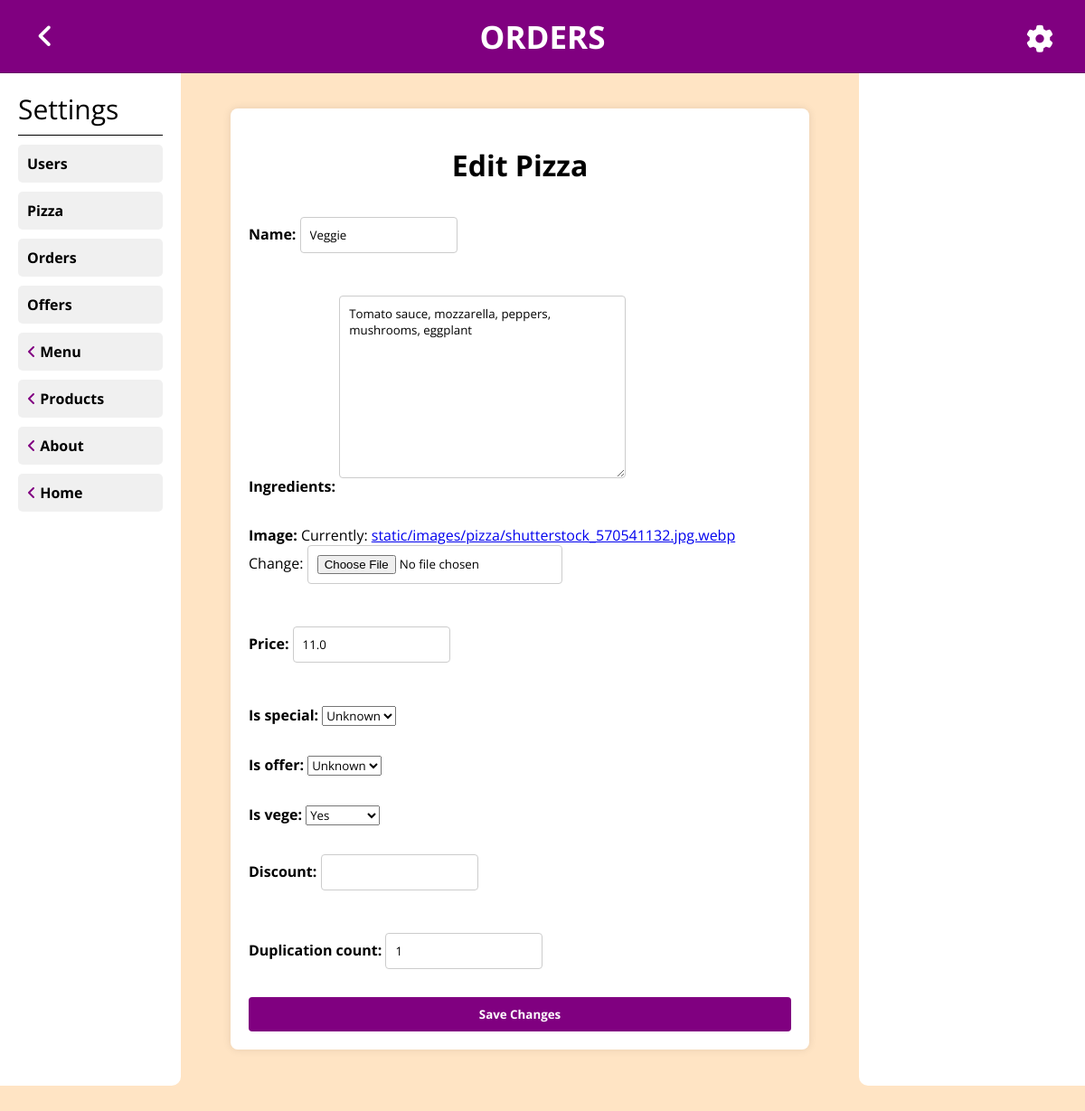
Page /pizza/edit/3/ (signed in) on the earlier database version.
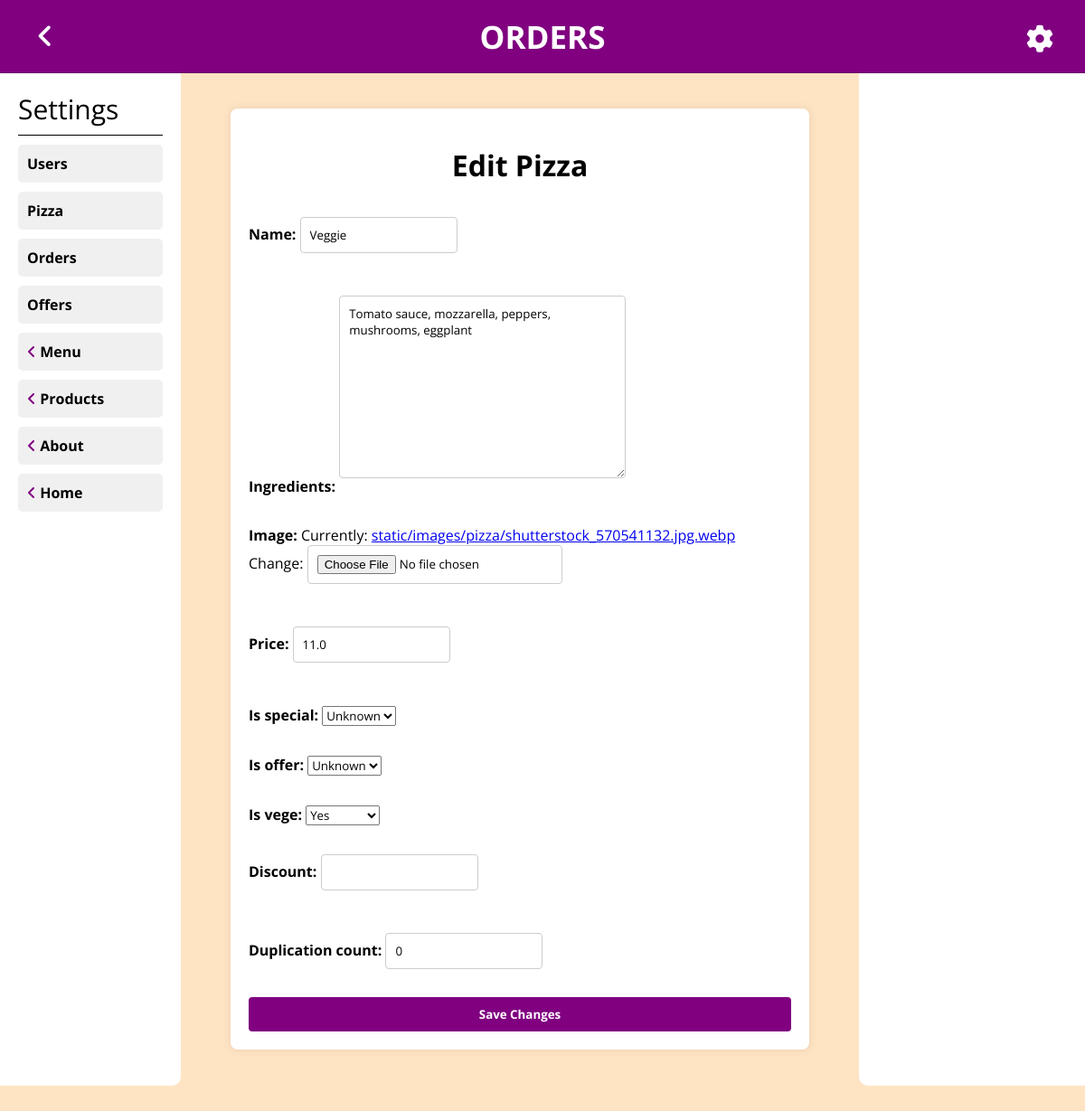
Same page on the later database version.
### PizzaGang/main/models.py (models this page shows, shortened)
class Pizza(models.Model):
    name = models.CharField(max_length=30)
    ingredients = models.TextField()
    image = models.ImageField(upload_to='static/images/pizza/')
    price = models.FloatField(validators=[validate_positive])
    is_special = models.BooleanField(blank=True, null=True)
    is_offer = models.BooleanField(blank=True, null=True)
    is_vege = models.BooleanField(blank=True, null=True)
    discount = models.IntegerField(blank=True, null=True)
    duplication_count = models.IntegerField(default=1)

### PizzaGang/main/views.py (the view)
# urls.py: path('edit/<int:pk>/', EditPizzaView, name='edit_pizza'),
@login_required(login_url=reverse_lazy('sign_in'))
@allowed_groups(['full_staff', 'settings_staff'], redirect_url=reverse_lazy('home'))
def EditPizzaView(request, pk):
    pizza = get_object_or_404(Pizza, pk=pk)
    if request.method == 'POST':
        form = PizzaForm(request.POST, request.FILES, instance=pizza)
        if form.is_valid():
            form.save()
            return redirect('show_pizza_settings')
    else:
        form = PizzaForm(instance=pizza)
    context = {
        'form': form,
        'pizza': pizza
    }
    return render(request, 'pizza/edit_pizza.html', context)

### PizzaGang/main/forms.py
class PizzaForm(forms.ModelForm):
    class Meta:
        model = Pizza
        fields = '__all__'

### PizzaGang/main/context_processors.py (called while the page is built)
def get_cart_items_count(request):
    cart_items_count = 0
    if request.user.is_authenticated:
        user = request.user
        cart = Cart.objects.get(user=user)
        pizza_items_count = CartItem.objects.filter(cart=cart).count()
        offer_items_count = 0
        offer_items = OfferItem.objects.filter(cart=cart)
        for offer_item in offer_items:
            offer_items_count += CartItem.objects.filter(offer=offer_item.offer).count()
        cart_items_count = pizza_items_count + offer_items_count
    return {'cart_items_count': cart_items_count, 'current_user': request.user}

### templates/pizza/edit_pizza.html (shortened to what this page needs)
{% extends 'admin/admin_settings_base.html' %}
{% load static %}
{% block admin_settings_head %}
    <link rel="stylesheet" href="{% static 'css/edit_create_delete_pizza.css' %}">
{% endblock %}
{% block admin_settings_content %}
    <div class="container">
        <h1>Edit Pizza</h1>
        <form action="{% url 'edit_pizza' pizza.pk %}" method="post" enctype="multipart/form-data">
            {{ form.as_p }}
            <button type="submit" class="submit-btn">Save Changes</button>
        </form>
    </div>
{% endblock %}

Differences in the rows shown:
changed Pizza "Veggie": duplication_count "1" → "0"
